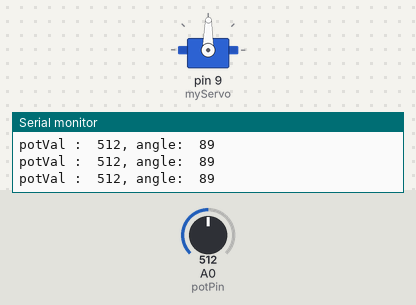
The sketch below on a simulated Arduino Uno, built with avr-gcc and run on an emulated ATmega328P. Shown: servo, the last lines printed to the serial monitor. Inputs (shaded band) come from the test bench; at power-on: A0 (potPin) = 512.

Above: at 1.2 s.
1.3 s: A0 (potPin) set to 556
At 1.7 s:
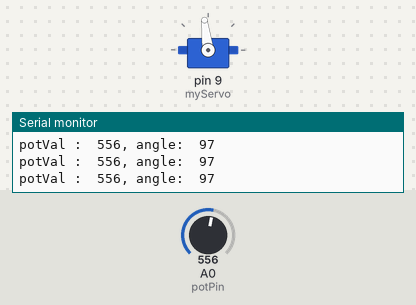
4.3 s: A0 (potPin) set to 585
At 5.5 s:
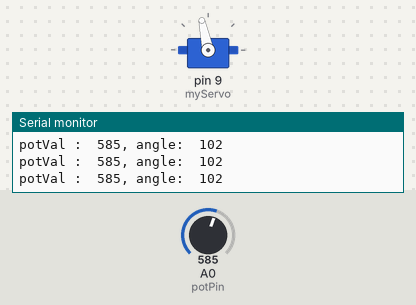
5.8 s: A0 (potPin) set to 306
At 7.0 s:
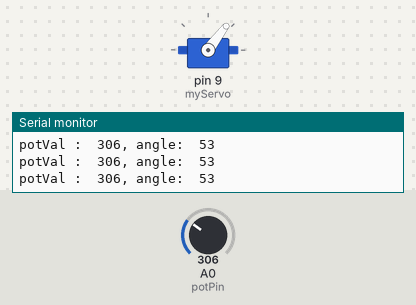
7.3 s: A0 (potPin) set to 1023
At 8.0 s:
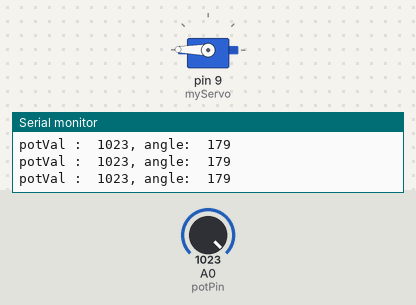
8.8 s: A0 (potPin) set to 991
At 9.4 s:
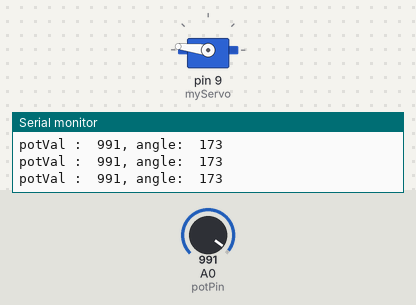
10.3 s: A0 (potPin) set to 122
At 11.0 s:
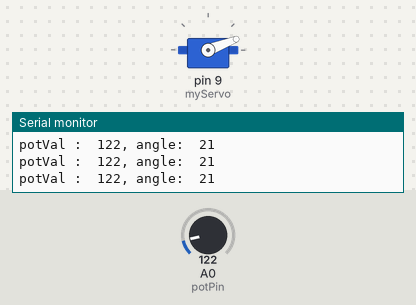
Timing chart, 0 to 12.8 s (numbered marks = the images above; inputs shaded):
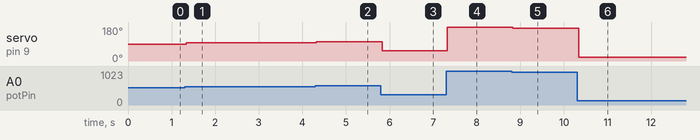

Measured:
- after the input at 1.3 s, servo on pin 9 (myServo): 89° → 97° at once
- after the input at 4.3 s, servo on pin 9 (myServo): 97° → 102° at once
- after the input at 5.8 s, servo on pin 9 (myServo): 102° → 53° at once
- after the input at 7.3 s, servo on pin 9 (myServo): 53° → 179° at once
- after the input at 8.8 s, servo on pin 9 (myServo): 179° → 173° at once
- after the input at 10.3 s, servo on pin 9 (myServo): 173° → 21° at once

The sketch:

sketch_proyecto_arduino_hoy.ino
```cpp
#include <Servo.h>
Servo myServo;
int const potPin = A0;
int potVal;
int angle;

void setup() {
  myServo.attach(9);
  Serial.begin(9600);
}


void loop() {
  potVal = analogRead(potPin);
  Serial.print ("potVal :  ");
  Serial.print(potVal);

  angle = map(potVal, 0, 1023, 0, 179);
  Serial.print(", angle:  ");
  Serial.println(angle);

  myServo.write(angle);
  delay(15);
}
```
